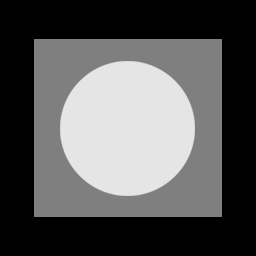
#> input picture Required Images/test.tif, 256 x 256 px, found by its file name
$ python Exp8_3.py
#> lines starting #> are read from the running program, lines starting #| are printed output that depends on the picture
import cv2
import numpy as np
import matplotlib.pyplot as plt
import random


def trimmeanval(arr, d):
    n = len(arr)
    k = int(d / 2)
    return np.mean(arr[k:n - k])


img1 = cv2.imread('test.tif', 0)
#> img1 is the input picture: shape (256, 256); min 0, max 229, mean 87.1

max_val = np.max(img1)
#> max_val = 229
print(max_val)
#| 229

img2 = (img1 / max_val)  # Normalization
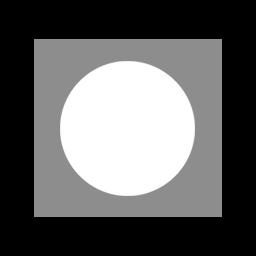
#> img2: shape (256, 256) float64; min 0, max 1, mean 0.38

a = 0
b = 0.05
(nr, nc) = img1.shape
#> nr = 256; nc = 256

x = a + (b * np.random.normal(a, b, (nr, nc)))  # Gaussian Distribution with mean (a) and variance (b)
y = a + ((b - a) * np.random.rand(nr, nc))  # Uniform Distribution

img_guassian = (img2 + x) * max_val
img_guassian_uint8 = np.array(img_guassian, dtype=np.uint8)
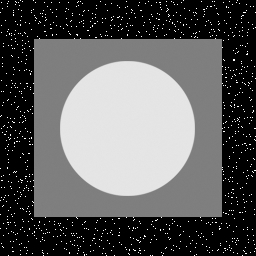
#> img_guassian_uint8: shape (256, 256); min 0, max 255, mean 91.5

# Adding Salt&Pepper Noise
prob = 0.05

output2 = np.zeros((nr, nc), dtype='uint8')
thres = 1 - prob

for i in range(nr):
    for j in range(nc):
        rdn = random.random()
        if rdn < prob:
            output2[i][j] = 0
        elif rdn > thres:
            output2[i][j] = 255
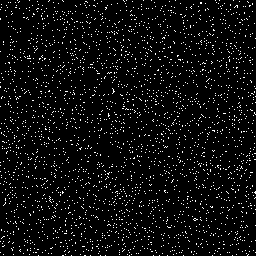
#> output2: shape (256, 256); 5% white in thin lines or dots
#        else:
#            output2[i][j]=img_guassian[i][j];

img_guassian_uint8 = np.array(img_guassian, dtype=np.uint8)

# Alpha Trimmed Filter
img_noise = img_guassian + output2
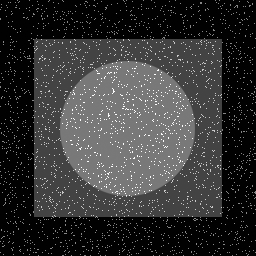
#> img_noise: shape (256, 256) float64; min -2.67, max 485.9, mean 99.8; drawn with min black and max white
(nr, nc) = img_noise.shape  # to access row and column of image
print('No. of Row: ', nr)
#| No. of Row:  256
print('No. of Column: ', nc)
#| No. of Column:  256

recovred_image = np.zeros((nr, nc), dtype='uint8')
ary = np.zeros(9, dtype='uint8')
ary1 = np.zeros(9, dtype='uint8')
d = 4
for i in range(1, nr - 1):
    for j in range(1, nc - 1):
        temp = 0
        for x in range(i - 1, i + 2):
            for y in range(j - 1, j + 2):
                ary[temp] = img_noise[x, y]
                temp += 1
        ary.sort()
        ary1 = ary
        recovred_image[i][j] = trimmeanval(ary, d)
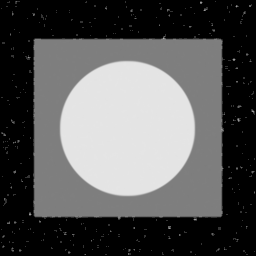
#> recovred_image: shape (256, 256); min 0, max 229, mean 87.7

titles = ['Original Image', 'Noisy Image(Gaussian + Salt & Pepper)', 'Recoverd Image']
images = [img1, img_noise, recovred_image]

for k in range(3):
    plt.subplot(2, 3, k + 1)
    plt.imshow(images[k], cmap='gray')
    plt.title(titles[k])
    plt.xticks([])
    plt.yticks([])
    histr_original = cv2.calcHist([img1], [0], None, [256], [0, 258])
    histr_Noisy_Gaussian = cv2.calcHist([np.uint8(img_noise)], [0], None, [256], [0, 258])
    histr_recovred_image = cv2.calcHist([recovred_image], [0], None, [256], [0, 258])
    plt.subplot(2, 3, 4)
    plt.plot(histr_original)
    plt.title('Histogram of Test Pattern')
    plt.subplot(2, 3, 5)
    plt.plot(histr_Noisy_Gaussian)
    plt.title('Histogram of Noisy Image(Gaussian+Salt & Pepper)')
    plt.subplot(2, 3, 6)
    plt.plot(histr_recovred_image)
    plt.title('Histogram of Recovred Image')

plt.show()
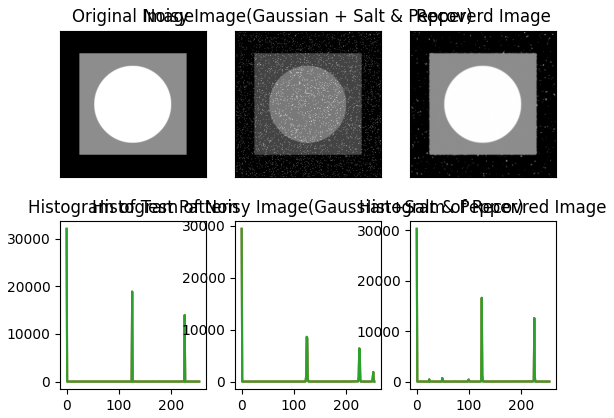
#> figure drawn by matplotlib, 6 panels; panel 2: curve peaks at x = 0, y = 32072; panel 2: curve peaks at x = 0, y = 32072; panel 2: curve peaks at x = 0, y = 32072; panel 3: curve peaks at x = 0, y = 29390
